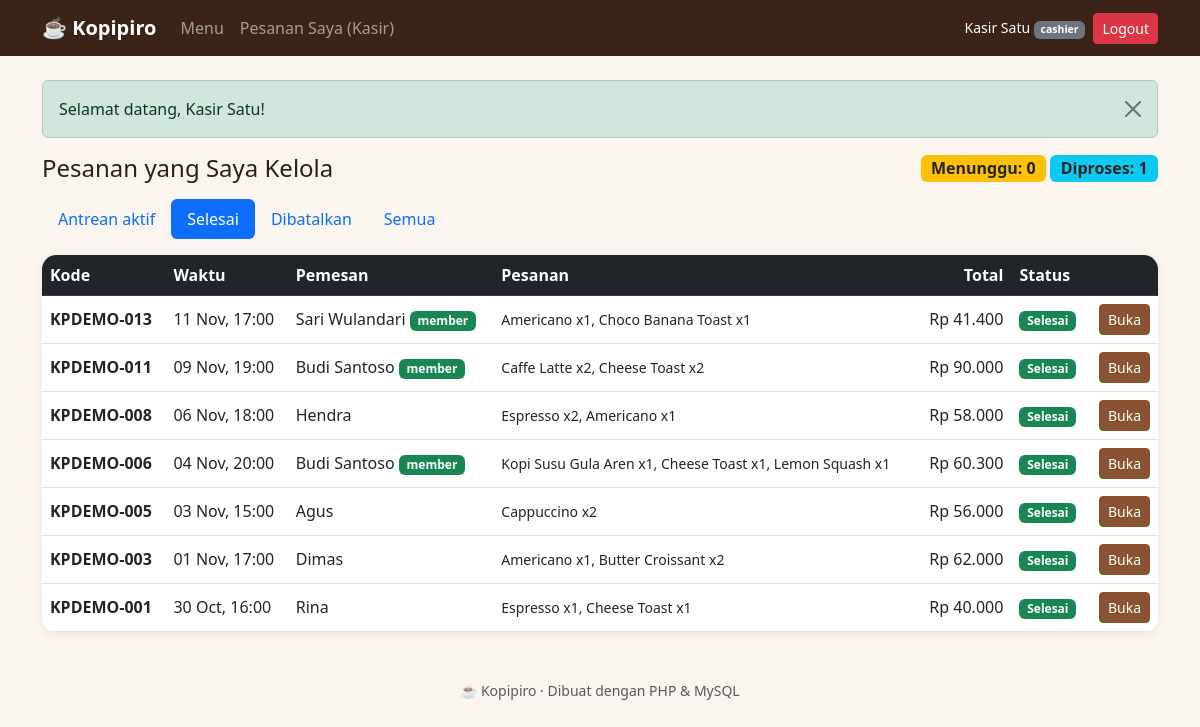
The app's page /cashier/orders.php?tab=completed (signed in) with its own data.
### tables this page shows
CREATE TABLE `orders` (
  `id` int(10) unsigned NOT NULL AUTO_INCREMENT,
  `order_code` varchar(20) NOT NULL,
  `user_id` int(10) unsigned DEFAULT NULL,
  `customer_name` varchar(100) NOT NULL,
  `notes` varchar(255) DEFAULT NULL,
  `cashier_id` int(10) unsigned DEFAULT NULL,
  `subtotal` int(10) unsigned NOT NULL,
  `discount_percent` tinyint(3) unsigned NOT NULL DEFAULT 0,
  `discount_amount` int(10) unsigned NOT NULL DEFAULT 0,
  `total` int(10) unsigned NOT NULL,
  `status` enum('pending','processing','completed','cancelled') NOT NULL DEFAULT 'pending',
  `created_at` timestamp NOT NULL DEFAULT CURRENT_TIMESTAMP,
  PRIMARY KEY (`id`),
  UNIQUE KEY `uq_orders_code` (`order_code`),
  KEY `idx_orders_user` (`user_id`),
  KEY `idx_orders_cashier_status` (`cashier_id`,`status`),
  KEY `idx_orders_created` (`created_at`),
  CONSTRAINT `fk_orders_user` FOREIGN KEY (`user_id`) REFERENCES `users` (`id`) ON DELETE SET NULL,
  CONSTRAINT `fk_orders_cashier` FOREIGN KEY (`cashier_id`) REFERENCES `users` (`id`) ON DELETE SET NULL
);

### auth.php (called while the page is built, shortened)
<?php
function current_user_id(): int
{
    return (int) ($_SESSION['user_id'] ?? 0);
}
?>

### cashier/orders.php (the view, shortened to what this page needs)
<?php
include __DIR__ . '/../init.php';
$uid = current_user_id();
$tab = $_GET['tab'] ?? 'active';
$where = ['o.cashier_id = ?'];
$types = 'i';
$params = [$uid];
if ($tab === 'active') {
    $where[] = "o.status IN ('pending', 'processing')";
} elseif ($tab !== 'all') {
    $where[] = 'o.status = ?';
    $types .= 's';
    $params[] = $tab;
}
$orders = db_all(
    $conn,
    "SELECT o.id, o.order_code, o.customer_name, o.user_id, o.total, o.status, o.created_at, o.notes,
            (SELECT GROUP_CONCAT(CONCAT(product_name, ' x', qty) ORDER BY id SEPARATOR ', ')
               FROM order_items WHERE order_id = o.id) AS item_list
     FROM orders o WHERE " . implode(' AND ', $where) . "
     ORDER BY (o.status = 'pending') DESC, o.created_at " . ($tab === 'active' ? 'ASC' : 'DESC') . " LIMIT 200",
    $types,
    $params
);
$counts = db_one(
    $conn,
    "SELECT SUM(status = 'pending') AS pending, SUM(status = 'processing') AS processing
     FROM orders WHERE cashier_id = ?",
    'i',
    [$uid]
);
include __DIR__ . '/../header.php';
?>
<div class="d-flex flex-wrap justify-content-between align-items-center gap-2 mb-3">
    <h1 class="h4 mb-0">Pesanan yang Saya Kelola</h1>
    <div>
        <span class="badge bg-warning text-dark fs-6">Menunggu: <?= (int) $counts['pending'] ?></span>
        <span class="badge bg-info text-dark fs-6">Diproses: <?= (int) $counts['processing'] ?></span>
    </div>
</div>
<ul class="nav nav-pills mb-3">
    <?php foreach (['active' => 'Antrean aktif', 'completed' => 'Selesai', 'cancelled' => 'Dibatalkan', 'all' => 'Semua'] as $k => $label): ?>
        <li class="nav-item">
            <a class="nav-link <?= $tab === $k ? 'active' : '' ?>" href="<?= e(url('cashier/orders.php?tab=' . $k)) ?>"><?= e($label) ?></a>
        </li>
    <?php endforeach; ?>
</ul>
<?php if (!$orders): ?>
    <div class="alert alert-secondary">Tidak ada pesanan di tab ini.</div>
<?php else: ?>
    <div class="card kp-card">
        <div class="table-responsive">
            <table class="table table-hover align-middle mb-0">
                <thead class="table-dark">
                    <tr><th>Kode</th><th>Waktu</th><th>Pemesan</th><th>Pesanan</th><th class="text-end">Total</th><th>Status</th><th></th></tr>
                </thead>
                <tbody>
                    <?php foreach ($orders as $o): ?>
                        <tr>
                            <td class="fw-semibold"><?= e($o['order_code']) ?></td>
                            <td><?= e(date('d M, H:i', strtotime($o['created_at']))) ?></td>
                            <td><?= e($o['customer_name']) ?>
                                <?= $o['user_id'] ? '<span class="badge bg-success">member</span>' : '' ?></td>
                            <td class="small">
                                <?= e($o['item_list']) ?>
                            </td>
                            <td class="text-end"><?= rupiah($o['total']) ?></td>
                            <td><?= status_badge($o['status']) ?></td>
                            <td class="text-end"><a class="btn btn-sm btn-kp" href="<?= e(url('cashier/order_detail.php?id=' . (int) $o['id'])) ?>">Buka</a></td>
                        </tr>
                    <?php endforeach; ?>
                </tbody>
            </table>
        </div>
    </div>
<?php endif; ?>
<?php include __DIR__ . '/../footer.php'; ?>

### functions.php (shortened to what this page needs)
<?php
function e($v): string
{
    return htmlspecialchars((string) $v, ENT_QUOTES, 'UTF-8');
}
function rupiah($n): string
{
    return 'Rp ' . number_format((int) $n, 0, ',', '.');
}
function url(string $path = ''): string
{
    return BASE_URL . '/' . ltrim($path, '/');
}
function flash_render(): string
{
    $out = '';
    foreach (($_SESSION['flash'] ?? []) as $f) {
        $out .= '<div class="alert alert-' . e($f['type']) . ' alert-dismissible fade show" role="alert">'
            . e($f['msg'])
            . '<button type="button" class="btn-close" data-bs-dismiss="alert" aria-label="Tutup"></button></div>';
    }
    return $out;
}
function db_run(mysqli $conn, string $sql, string $types = '', array $params = []): mysqli_stmt
{
    $stmt = $conn->prepare($sql);
    if ($types !== '') {
        $stmt->bind_param($types, ...$params);
    }
    $stmt->execute();
    return $stmt;
}
function db_all(mysqli $conn, string $sql, string $types = '', array $params = []): array
{
    $stmt = db_run($conn, $sql, $types, $params);
    $res = $stmt->get_result();
    $rows = $res ? $res->fetch_all(MYSQLI_ASSOC) : [];
    return $rows;
}
function db_one(mysqli $conn, string $sql, string $types = '', array $params = []): ?array
{
    return db_all($conn, $sql, $types, $params)[0] ?? null;
}
function status_label(string $s): string
{
    return ['pending' => 'Menunggu', 'processing' => 'Diproses', 'completed' => 'Selesai', 'cancelled' => 'Dibatalkan'][$s] ?? $s;
}
function status_badge(string $s): string
{
    $cls = ['pending' => 'bg-warning text-dark', 'processing' => 'bg-info text-dark', 'completed' => 'bg-success', 'cancelled' => 'bg-secondary'][$s] ?? 'bg-light text-dark';
    return '<span class="badge ' . $cls . '">' . e(status_label($s)) . '</span>';
}
    ob_start(); ?>

### assets/style.css (style rules this page uses)
:root { --kp-dark: #3b2417; --kp-brown: #8a5230; --kp-accent: #c8803c; --kp-cream: #faf5ee; }
body { background: var(--kp-cream); color: #2d2018; }
a { color: var(--kp-brown); }
.btn-kp { background: var(--kp-brown); border-color: var(--kp-brown); color: #fff; }
.kp-card { border: 0; border-radius: .9rem; box-shadow: 0 2px 10px rgba(59, 36, 23, .08); overflow: hidden; transition: transform .15s; }

### records on screen
orders: order_code "KPDEMO-013", created_at "11 Nov, 17:00", customer_name "Sari Wulandari", shows "member", item_list "Americano x1, Choco Banana Toast x1", total "Rp 41.400", status "Selesai"
orders: order_code "KPDEMO-011", created_at "09 Nov, 19:00", customer_name "Budi Santoso", shows "member", item_list "Caffe Latte x2, Cheese Toast x2", total "Rp 90.000", status "Selesai"
orders: order_code "KPDEMO-008", created_at "06 Nov, 18:00", customer_name "Hendra", item_list "Espresso x2, Americano x1", total "Rp 58.000", status "Selesai"
orders: order_code "KPDEMO-006", created_at "04 Nov, 20:00", customer_name "Budi Santoso", shows "member", item_list "Kopi Susu Gula Aren x1, Cheese Toast x1, Lemon Squash x1", total "Rp 60.300", status "Selesai"
orders: order_code "KPDEMO-005", created_at "03 Nov, 15:00", customer_name "Agus", item_list "Cappuccino x2", total "Rp 56.000", status "Selesai"
orders: order_code "KPDEMO-003", created_at "01 Nov, 17:00", customer_name "Dimas", item_list "Americano x1, Butter Croissant x2", total "Rp 62.000", status "Selesai"
orders: order_code "KPDEMO-001", created_at "30 Oct, 16:00", customer_name "Rina", item_list "Espresso x1, Cheese Toast x1", total "Rp 40.000", status "Selesai"

### other values on screen
$_SESSION['name'] "Kasir Satu"
current_role() "cashier"
$f['msg'] "Selamat datang, Kasir Satu!"
$counts['pending'] "0"
$counts['processing'] "1"
$label "Antrean aktif"
$label "Selesai"
$label "Dibatalkan"
$label "Semua"
